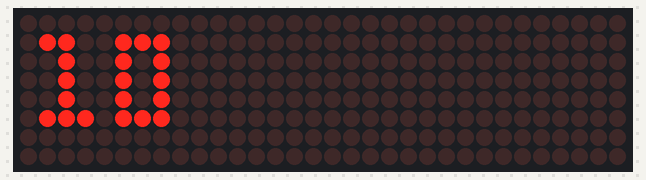
Bench run of a program on a simulated ESP32 board running MicroPython. On the bench: 32×8 LED matrix. Library files of the repository ran but are not shown: max7219.py. At 12.1 s the program stops and its outputs stay as they are.

Above: at 0.1 s.
At 2.1 s:
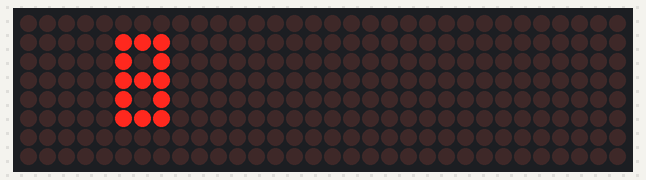
At 3.1 s:
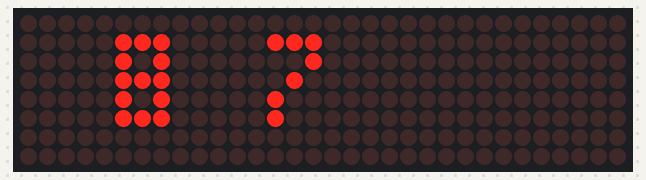
At 5.1 s:
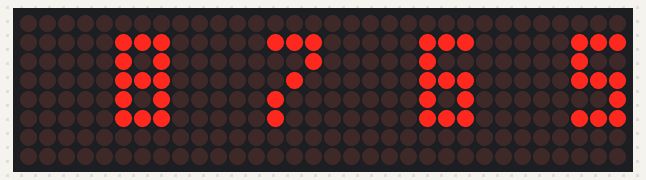
At 8.1 s:
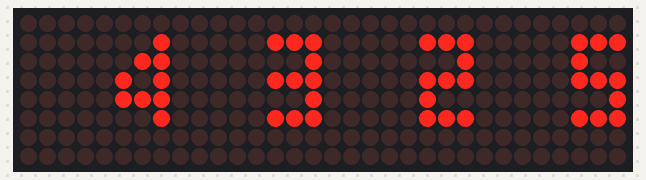
At 11.1 s:
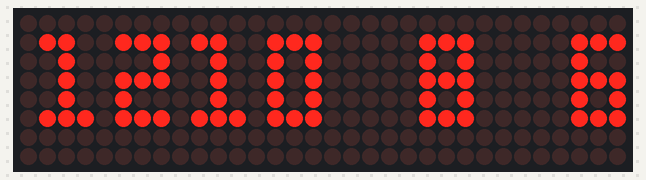

The program:

more_matrix_test.py
```python
import max7219
from machine import Pin, SPI
import framebuf
import time


# old test display
# Initialize MAX7219 display (8x32)
spi = SPI(1, baudrate=10000000, sck=Pin(8), mosi=Pin(10))
display = max7219.Max7219(32, 8, spi, Pin(2))
display.brightness(15)


# Example: Display numbers on each matrix individually
display.draw_5x3_num(0, 10)
display.show()
time.sleep(1)

display.draw_5x3_num(0, 9)
display.show()
time.sleep(1)

display.draw_5x3_num(0, 8)
display.show()
time.sleep(1)

display.draw_5x3_num(1, 7)
display.show()
time.sleep(1)

display.draw_5x3_num(2, 6)
display.show()
time.sleep(1)

display.draw_5x3_num(3, 5)
display.show()
time.sleep(1)

display.draw_5x3_num(0, 4)
display.show()
time.sleep(1)

display.draw_5x3_num(1, 3)
display.show()
time.sleep(1)

display.draw_5x3_num(2, 2)
display.show()
time.sleep(1)

display.draw_5x3_num(3, 1)
display.show()
time.sleep(1)

display.draw_5x3_string(" HELLO! ")
display.show()
time.sleep(1)

display.draw_5x3_list([12, 10, 8 ,6, 4])
display.show()
time.sleep(1)
```

Measured:
- what the display in image 1 shows lasts 1.0 s, from 2.0 s to 3.0 s
